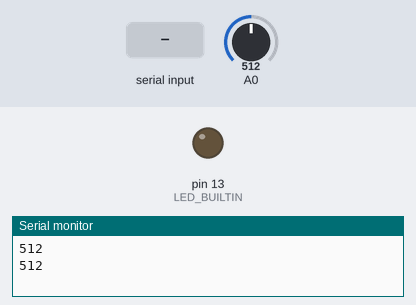
Bench run of a sketch on a simulated Arduino Uno, built with avr-gcc and run on an emulated ATmega328P. On the bench: output pins drawn as LEDs (lit = HIGH), the last lines printed to the serial monitor. The inputs (shaded band) are chosen by the test bench; at power-on: A0 = 512.

Above: at 1.2 s.
1.3 s: byte 1 (1) received over Serial
At 3.4 s:
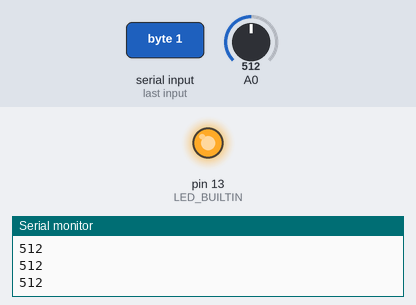
Timing chart, 0 to 4.9 s (numbered marks = the images above; inputs shaded):
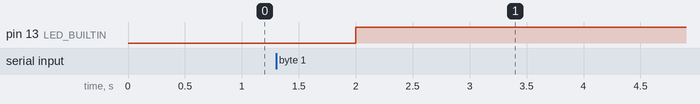

Measured:
- after the input at 1.3 s, pin 13 (LED_BUILTIN): LOW → HIGH after 0.70 s

The sketch:

arduino.ino
```cpp
void setup() {
  Serial.begin(9600);
  pinMode(LED_BUILTIN, OUTPUT);
}

void loop() {
  int sensorValue = analogRead(A0);
  Serial.println(sensorValue);

  if (Serial.available() > 0) {
    byte command = Serial.read();
    if (command == 1) {
      digitalWrite(LED_BUILTIN, HIGH);
    } else if (command == 0) {
      digitalWrite(LED_BUILTIN, LOW);
    }
  }

  delay(1000);
}
```
